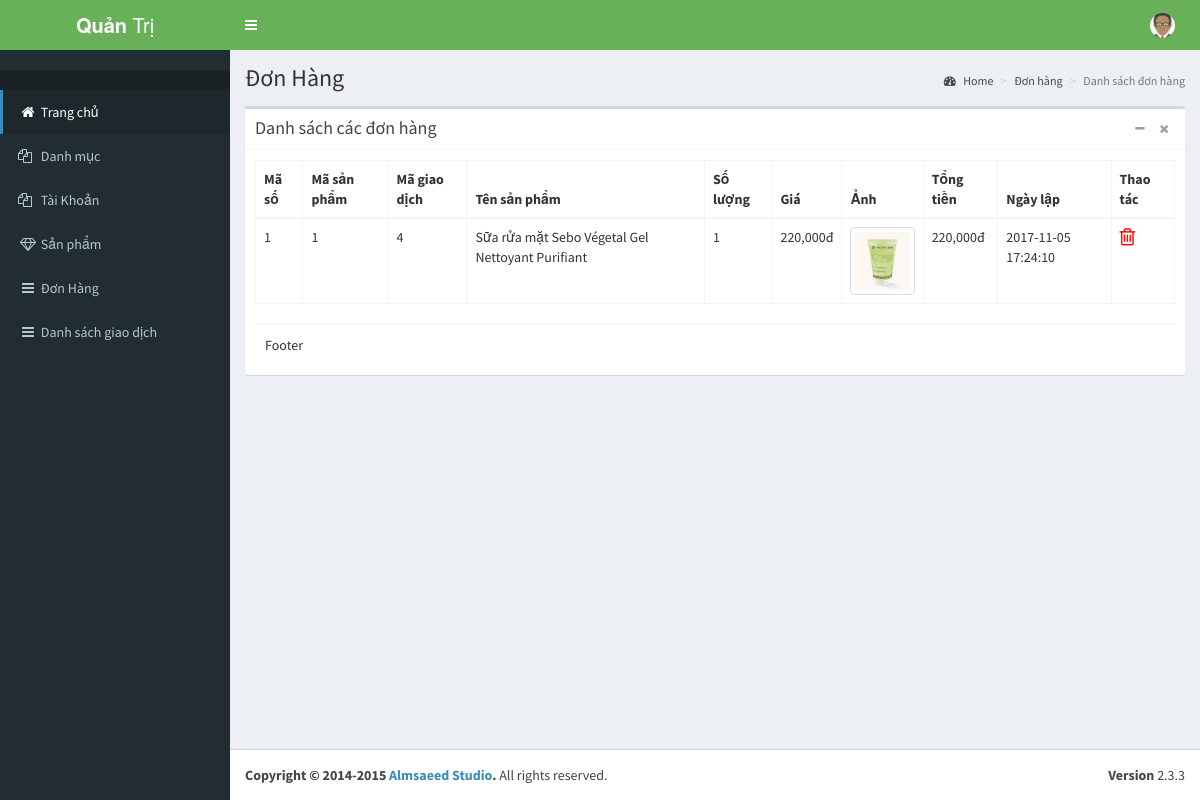
Screenshot of /admin/order/index.php with the database file from the repository.
### tables this page shows
CREATE TABLE `ordere` (
  `id` int(11) NOT NULL,
  `product_id` int(11) DEFAULT NULL,
  `qty` int(11) DEFAULT NULL,
  `name` varchar(255) DEFAULT NULL,
  `price` int(11) DEFAULT NULL,
  `image` varchar(255) DEFAULT NULL,
  `amount` int(11) DEFAULT NULL,
  `transaction_id` int(11) DEFAULT NULL,
  `status` tinyint(4) DEFAULT '0',
  `created_at` timestamp NULL DEFAULT CURRENT_TIMESTAMP
);

### libraries/My_Model.php (called while the page is built, shortened)
<?php
    class My_Model
    {
        public $conn;
        public function __construct()
        {
            $this->conn = mysqli_connect("localhost","root","","shopmipham_db") or die ();
            mysqli_set_charset($this->conn,"utf8");
        }
        public function fetchAll($table)
        {
            $sql = "SELECT * FROM {$table} WHERE 1" ;
            $result = mysqli_query($this->conn,$sql) or die("Lỗi Truy Vấn fetchAll " .mysqli_error($this->conn));
            $data = [];
            if( $result)
            {
                while ($num = mysqli_fetch_assoc($result))
                {
                    $data[] = $num;
                }
            }
            return $data;
        }
    }
 ?>

### libraries/function.php (called while the page is built, shortened)
<?php
    function url()
    {
        $link = "http://localhost:8080/shopmipham/";
        return $link;
    }
?>

### admin/order/index.php (the view, shortened to what this page needs)
<?php
  $db = new viewAdmin();
  $data = $db->fetchAll('ordere');
?>
<!DOCTYPE html>
<html>
<head>
    <?php require_once('../template/head.php') ?>
</head>
<body class="hold-transition skin-blue fixed sidebar-mini">
    <div class="wrapper">
        <header class="main-header">
            <?php require_once ('../template/header.php') ?>
        </header>
        <aside class="main-sidebar">
            <?php require_once ('../template/sidebar.php') ?>
        </aside>
        <div class="content-wrapper">
            <section class="content-header">
              <h1>
                Đơn Hàng
              </h1>
              <ol class="breadcrumb">
                <li><a href="#"><i class="fa fa-dashboard"></i> Home</a></li>
                <li><a href="#">Đơn hàng</a></li>
                <li class="active">Danh sách đơn hàng</li>
              </ol>
            </section>
            <section class="content">
                <div class="box">
                <div class="box-header with-border">
                  <h3 class="box-title">Danh sách các đơn hàng</h3>
                  <div class="box-tools pull-right">
                    <button type="button" class="btn btn-box-tool" data-widget="collapse" data-toggle="tooltip" title="Collapse">
                      <i class="fa fa-minus"></i></button>
                    <button type="button" class="btn btn-box-tool" data-widget="remove" data-toggle="tooltip" title="Remove">
                      <i class="fa fa-times"></i></button>
                  </div>
                </div>
                <div class="box-body">
                    <div class="right_col" role="main">
                    <div class="">
                      <div class="page-title" id ="load">
                              <div class="row">
                                  <div class="col-md-12 col-sm-12 col-xs-12">
                                      <div class="x_panel">
                                          <div class="x_content">
                                          <div class="row">
                                          <div class="col-sm-12">
                                              <form method="get" action="" class="list_filter form">
                                                  <table class="table table-bordered">
                                                      <thead>
                                                          <tr>
                                                            <th>Mã số</th>
                                                            <th>Mã sản phẩm</th>
                                                            <th>Mã giao dịch</th>
                                                            <th>Tên sản phẩm</th>
                                                            <th>Số lượng</th>
                                                            <th>Giá</th>
                                                            <th>Ảnh</th>
                                                            <th>Tổng tiền </th>
                                                            <th>Ngày lập</th>
                                                            <th>Thao tác</th>
                                                          </tr>
                                                      </thead>
                                                      <tbody>
                                                      <?php $stt = 0 ?>
                                                      <?php foreach($data as $value): ?>
                                                      <tr class="row_<?php echo $value['id']?>">
                                                        <td class="center"><?php echo $stt = $stt +1 ?></td>
                                                        <td><?php echo $value['product_id'] ?></td>
                                                        <td><?php echo $value['transaction_id'] ?></td>
                                                        <td><?php echo $value['name'] ?> </td>
                                                        <td><?php echo $value['qty'] ?> </td>
                                                        <td><?php echo  number_format($value['price']).'đ'; ?> </td>
                                                        <td class="center">  <img src="<?php echo url().'upload/san-pham/'.$value['image']; ?>" class="img-thumbnail" alt="Cinque Terre" width="80" height="80">  </td>
                                                        <td><?php echo number_format($value['amount']).'đ'; ?> </td>
                                                        <td><?php echo $value['created_at'] ?> </td>
                                                        <td class="center">
                                                          <a href ="../../controller/admin/OrderController.php?action=delete&id=<?php echo $value['id'] ?>" class="verify_action" >
                                                            <i class="fa fa-trash-o style-delete" onclick="confirmDelete('Bạn chắc chắn muốn xóa san pham')"></i>
                                                        </a>
                                                    </td>
                                                      </tr>
                                                   <?php endforeach;?>
                                                      </tbody>
                                                  </table>
                                        </form>
                                      </div>
                                    </div>
                                    </div>
                                  </div>
                                </div>
                              </div>
                            </div>
                       </div>
                </div>
                <div class="box-footer">
                  Footer
                </div>
              </div>
            </section>
        </div>
        <footer class="main-footer">
            <?php require_once ('../template/footer.php') ?>
        </footer>
    </div>
</body>
</html>

### public/style/css/styles.css (style rules this page uses)
.style-delete { font-size: 20px; color: red; }

### rows the page displays
ordere: product "1", transaction "4", name "Sữa rửa mặt Sebo Végetal Gel Nettoyant Purifiant", qty "1", price "220,000", image (picture), amount "220,000", created_at "2017-11-05 17:24:10"
